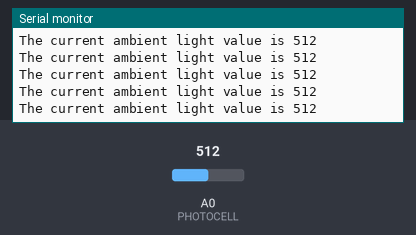
A sketch run on a simulated Arduino Uno, built with avr-gcc and run on an emulated ATmega328P. On the bench: the last lines printed to the serial monitor. The test bench sets the inputs (shaded band); at power-on: A0 (PHOTOCELL) = 512.

Above: at 1.2 s.
1.3 s: A0 (PHOTOCELL) set to 106
At 1.33 s:
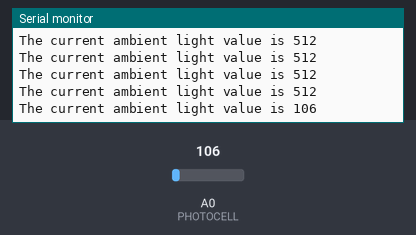
4.3 s: A0 (PHOTOCELL) set to 91
At 4.31 s:
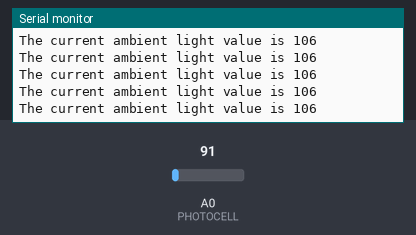
Timing chart, 0 to 7.3 s (numbered marks = the images above; inputs shaded):
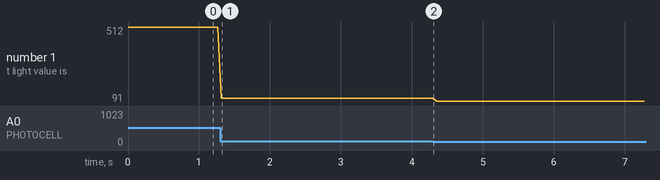

Measured:
- after the input at 1.3 s, the serial monitor: prints a new line at once (image 1)
- plotted number 1: 512 → 106 after the input at 1.3 s, 106 → 91 after the input at 4.3 s

The sketch:

rpcs_pdhw_photocell.ino
```cpp
#define PHOTOCELL A0
#define POLL_RATE 20
void setup()
{
 Serial.begin(9600);
}

void loop()
{
  int value = analogRead(PHOTOCELL);
  Serial.print("The current ambient light value is ");
  Serial.println(value, DEC);
  delay(1000/POLL_RATE);
}
```
